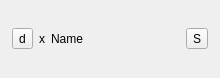
<?xml version="1.0" encoding="UTF-8"?>
<ui version="4.0">
 <class>FaceTracker</class>
 <widget class="QWidget" name="FaceTracker">
  <property name="geometry">
   <rect>
    <x>0</x>
    <y>0</y>
    <width>220</width>
    <height>78</height>
   </rect>
  </property>
  <property name="windowTitle">
   <string>FaceTracker</string>
  </property>
  <layout class="QVBoxLayout" name="verticalLayout_2">
   <property name="leftMargin">
    <number>12</number>
   </property>
   <property name="topMargin">
    <number>12</number>
   </property>
   <property name="rightMargin">
    <number>12</number>
   </property>
   <property name="bottomMargin">
    <number>12</number>
   </property>
   <item>
    <layout class="QHBoxLayout" name="horizontalLayout" stretch="0,0,0,0,1">
     <item>
      <widget class="QToolButton" name="deleteToolButton">
       <property name="text">
        <string>d</string>
       </property>
      </widget>
     </item>
     <item>
      <widget class="QLabel" name="connectionLabel">
       <property name="sizePolicy">
        <sizepolicy hsizetype="Preferred" vsizetype="Preferred">
         <horstretch>0</horstretch>
         <verstretch>0</verstretch>
        </sizepolicy>
       </property>
       <property name="text">
        <string>x</string>
       </property>
      </widget>
     </item>
     <item>
      <widget class="QLabel" name="trackerNameLabel">
       <property name="text">
        <string>Name</string>
       </property>
      </widget>
     </item>
     <item>
      <spacer name="horizontalSpacer">
       <property name="orientation">
        <enum>Qt::Horizontal</enum>
       </property>
       <property name="sizeHint" stdset="0">
        <size>
         <width>40</width>
         <height>20</height>
        </size>
       </property>
      </spacer>
     </item>
     <item>
      <widget class="QToolButton" name="settingsToolButton">
       <property name="text">
        <string>S</string>
       </property>
      </widget>
     </item>
    </layout>
   </item>
  </layout>
 </widget>
 <resources/>
 <connections/>
</ui>
